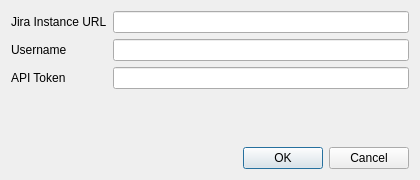
<?xml version="1.0" encoding="UTF-8"?>
<ui version="4.0">
 <class>SettingsDialog</class>
 <widget class="QDialog" name="SettingsDialog">
  <property name="geometry">
   <rect>
    <x>0</x>
    <y>0</y>
    <width>420</width>
    <height>180</height>
   </rect>
  </property>
  <property name="windowTitle">
   <string>Settings</string>
  </property>
  <property name="modal">
   <bool>true</bool>
  </property>
  <layout class="QVBoxLayout" name="verticalLayout">
   <item>
    <layout class="QFormLayout" name="formLayout">
     <item row="0" column="0">
      <widget class="QLabel" name="labelInstanceUrl">
       <property name="text">
        <string>Jira Instance URL</string>
       </property>
      </widget>
     </item>
     <item row="0" column="1">
      <widget class="QLineEdit" name="lineInstanceUrl"/>
     </item>
     <item row="1" column="0">
      <widget class="QLabel" name="labelUsername">
       <property name="text">
        <string>Username</string>
       </property>
      </widget>
     </item>
     <item row="1" column="1">
      <widget class="QLineEdit" name="lineUsername"/>
     </item>
     <item row="2" column="0">
      <widget class="QLabel" name="labelApiToken">
       <property name="text">
        <string>API Token</string>
       </property>
      </widget>
     </item>
     <item row="2" column="1">
      <widget class="QLineEdit" name="lineApiToken">
       <property name="echoMode">
        <enum>QLineEdit::Password</enum>
       </property>
      </widget>
     </item>
    </layout>
   </item>
   <item>
    <widget class="QDialogButtonBox" name="buttonBox">
     <property name="standardButtons">
      <set>QDialogButtonBox::Cancel|QDialogButtonBox::Ok</set>
     </property>
    </widget>
   </item>
  </layout>
 </widget>
 <resources/>
 <connections/>
</ui>
